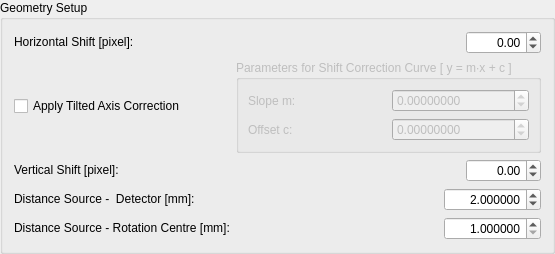
                      <widget class="QGroupBox" name="GrBox_GeometrySetup">
                       <property name="sizePolicy">
                        <sizepolicy hsizetype="Preferred" vsizetype="Preferred">
                         <horstretch>0</horstretch>
                         <verstretch>0</verstretch>
                        </sizepolicy>
                       </property>
                       <property name="title">
                        <string>Geometry Setup</string>
                       </property>
                       <layout class="QGridLayout" name="gridLayout_3">
                        <item row="0" column="0">
                         <widget class="QLabel" name="label_ShiftHorizontal">
                          <property name="sizePolicy">
                           <sizepolicy hsizetype="Fixed" vsizetype="Fixed">
                            <horstretch>0</horstretch>
                            <verstretch>0</verstretch>
                           </sizepolicy>
                          </property>
                          <property name="text">
                           <string>Horizontal Shift [pixel]:</string>
                          </property>
                         </widget>
                        </item>
                        <item row="0" column="1" colspan="2">
                         <layout class="QHBoxLayout" name="horizontalLayout_10">
                          <item>
                           <spacer name="horizontalSpacer_10">
                            <property name="orientation">
                             <enum>Qt::Horizontal</enum>
                            </property>
                            <property name="sizeType">
                             <enum>QSizePolicy::MinimumExpanding</enum>
                            </property>
                            <property name="sizeHint" stdset="0">
                             <size>
                              <width>1</width>
                              <height>20</height>
                             </size>
                            </property>
                           </spacer>
                          </item>
                          <item>
                           <widget class="QDoubleSpinBox" name="DSBox_HorizontalShift">
                            <property name="sizePolicy">
                             <sizepolicy hsizetype="Fixed" vsizetype="Fixed">
                              <horstretch>0</horstretch>
                              <verstretch>0</verstretch>
                             </sizepolicy>
                            </property>
                            <property name="alignment">
                             <set>Qt::AlignRight|Qt::AlignTrailing|Qt::AlignVCenter</set>
                            </property>
                            <property name="minimum">
                             <double>-2100.000000000000000</double>
                            </property>
                            <property name="maximum">
                             <double>2100.000000000000000</double>
                            </property>
                            <property name="singleStep">
                             <double>0.100000000000000</double>
                            </property>
                           </widget>
                          </item>
                         </layout>
                        </item>
                        <item row="1" column="0">
                         <widget class="QCheckBox" name="checkBox_applyTiltAxCorr">
                          <property name="text">
                           <string>Apply Tilted Axis Correction</string>
                          </property>
                         </widget>
                        </item>
                        <item row="1" column="2">
                         <widget class="QGroupBox" name="groupBox_ParamShiftCorrCurve">
                          <property name="enabled">
                           <bool>false</bool>
                          </property>
                          <property name="sizePolicy">
                           <sizepolicy hsizetype="Expanding" vsizetype="Preferred">
                            <horstretch>2</horstretch>
                            <verstretch>0</verstretch>
                           </sizepolicy>
                          </property>
                          <property name="title">
                           <string>Parameters for Shift Correction Curve [ y = m∙x + c ]</string>
                          </property>
                          <layout class="QGridLayout" name="gridLayout_21">
                           <item row="0" column="0">
                            <widget class="QLabel" name="label_8">
                             <property name="text">
                              <string>Slope m:</string>
                             </property>
                            </widget>
                           </item>
                           <item row="0" column="1">
                            <widget class="QDoubleSpinBox" name="doubleSpinBox_corrSlope_m">
                             <property name="decimals">
                              <number>8</number>
                             </property>
                             <property name="minimum">
                              <double>-10000.000000000000000</double>
                             </property>
                             <property name="maximum">
                              <double>10000.000000000000000</double>
                             </property>
                             <property name="singleStep">
                              <double>0.100000000000000</double>
                             </property>
                            </widget>
                           </item>
                           <item row="1" column="0">
                            <widget class="QLabel" name="label_9">
                             <property name="text">
                              <string>Offset c:</string>
                             </property>
                            </widget>
                           </item>
                           <item row="1" column="1">
                            <widget class="QDoubleSpinBox" name="doubleSpinBox_corrOffset_c">
                             <property name="decimals">
                              <number>8</number>
                             </property>
                             <property name="minimum">
                              <double>-10000.000000000000000</double>
                             </property>
                             <property name="maximum">
                              <double>10000.000000000000000</double>
                             </property>
                             <property name="singleStep">
                              <double>0.100000000000000</double>
                             </property>
                            </widget>
                           </item>
                          </layout>
                         </widget>
                        </item>
                        <item row="2" column="0">
                         <widget class="QLabel" name="label_ShiftVertical">
                          <property name="sizePolicy">
                           <sizepolicy hsizetype="Fixed" vsizetype="Fixed">
                            <horstretch>0</horstretch>
                            <verstretch>0</verstretch>
                           </sizepolicy>
                          </property>
                          <property name="text">
                           <string>Vertical Shift [pixel]:</string>
                          </property>
                         </widget>
                        </item>
                        <item row="2" column="1" colspan="2">
                         <layout class="QHBoxLayout" name="horizontalLayout_12">
                          <item>
                           <spacer name="horizontalSpacer_11">
                            <property name="orientation">
                             <enum>Qt::Horizontal</enum>
                            </property>
                            <property name="sizeType">
                             <enum>QSizePolicy::MinimumExpanding</enum>
                            </property>
                            <property name="sizeHint" stdset="0">
                             <size>
                              <width>1</width>
                              <height>20</height>
                             </size>
                            </property>
                           </spacer>
                          </item>
                          <item>
                           <widget class="QDoubleSpinBox" name="DSBox_VerticalShift">
                            <property name="sizePolicy">
                             <sizepolicy hsizetype="Fixed" vsizetype="Fixed">
                              <horstretch>0</horstretch>
                              <verstretch>0</verstretch>
                             </sizepolicy>
                            </property>
                            <property name="alignment">
                             <set>Qt::AlignRight|Qt::AlignTrailing|Qt::AlignVCenter</set>
                            </property>
                            <property name="minimum">
                             <double>-2100.000000000000000</double>
                            </property>
                            <property name="maximum">
                             <double>2100.000000000000000</double>
                            </property>
                            <property name="singleStep">
                             <double>0.100000000000000</double>
                            </property>
                            <property name="value">
                             <double>0.000000000000000</double>
                            </property>
                           </widget>
                          </item>
                         </layout>
                        </item>
                        <item row="3" column="0">
                         <widget class="QLabel" name="label_DSD">
                          <property name="sizePolicy">
                           <sizepolicy hsizetype="Fixed" vsizetype="Fixed">
                            <horstretch>0</horstretch>
                            <verstretch>0</verstretch>
                           </sizepolicy>
                          </property>
                          <property name="text">
                           <string>Distance Source -  Detector [mm]:</string>
                          </property>
                         </widget>
                        </item>
                        <item row="3" column="1" colspan="2">
                         <layout class="QHBoxLayout" name="horizontalLayout_13">
                          <item>
                           <spacer name="horizontalSpacer_12">
                            <property name="orientation">
                             <enum>Qt::Horizontal</enum>
                            </property>
                            <property name="sizeType">
                             <enum>QSizePolicy::MinimumExpanding</enum>
                            </property>
                            <property name="sizeHint" stdset="0">
                             <size>
                              <width>1</width>
                              <height>20</height>
                             </size>
                            </property>
                           </spacer>
                          </item>
                          <item>
                           <widget class="QDoubleSpinBox" name="DSBox_DistSrcDetector">
                            <property name="sizePolicy">
                             <sizepolicy hsizetype="Fixed" vsizetype="Fixed">
                              <horstretch>0</horstretch>
                              <verstretch>0</verstretch>
                             </sizepolicy>
                            </property>
                            <property name="alignment">
                             <set>Qt::AlignRight|Qt::AlignTrailing|Qt::AlignVCenter</set>
                            </property>
                            <property name="decimals">
                             <number>6</number>
                            </property>
                            <property name="minimum">
                             <double>0.000000000000000</double>
                            </property>
                            <property name="maximum">
                             <double>5000.000000000000000</double>
                            </property>
                            <property name="singleStep">
                             <double>10.000000000000000</double>
                            </property>
                            <property name="value">
                             <double>2.000000000000000</double>
                            </property>
                           </widget>
                          </item>
                         </layout>
                        </item>
                        <item row="4" column="0" colspan="2">
                         <widget class="QLabel" name="label_DSO">
                          <property name="sizePolicy">
                           <sizepolicy hsizetype="Fixed" vsizetype="Fixed">
                            <horstretch>0</horstretch>
                            <verstretch>0</verstretch>
                           </sizepolicy>
                          </property>
                          <property name="text">
                           <string>Distance Source - Rotation Centre [mm]:</string>
                          </property>
                         </widget>
                        </item>
                        <item row="4" column="2">
                         <layout class="QHBoxLayout" name="horizontalLayout_14">
                          <item>
                           <spacer name="horizontalSpacer_13">
                            <property name="orientation">
                             <enum>Qt::Horizontal</enum>
                            </property>
                            <property name="sizeType">
                             <enum>QSizePolicy::MinimumExpanding</enum>
                            </property>
                            <property name="sizeHint" stdset="0">
                             <size>
                              <width>1</width>
                              <height>20</height>
                             </size>
                            </property>
                           </spacer>
                          </item>
                          <item>
                           <widget class="QDoubleSpinBox" name="DSBox_DistSrcRotCentre">
                            <property name="sizePolicy">
                             <sizepolicy hsizetype="Fixed" vsizetype="Fixed">
                              <horstretch>0</horstretch>
                              <verstretch>0</verstretch>
                             </sizepolicy>
                            </property>
                            <property name="alignment">
                             <set>Qt::AlignRight|Qt::AlignTrailing|Qt::AlignVCenter</set>
                            </property>
                            <property name="decimals">
                             <number>6</number>
                            </property>
                            <property name="minimum">
                             <double>1.000000000000000</double>
                            </property>
                            <property name="maximum">
                             <double>5000.000000000000000</double>
                            </property>
                            <property name="singleStep">
                             <double>1.000000000000000</double>
                            </property>
                            <property name="value">
                             <double>1.000000000000000</double>
                            </property>
                           </widget>
                          </item>
                         </layout>
                        </item>
                       </layout>
                      </widget>
